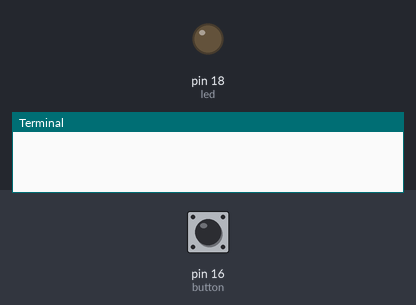
Simulated run of this program. Board: Raspberry Pi (header pin numbers). Parts: output pins drawn as LEDs (lit = HIGH), the last lines printed to the terminal. Inputs (shaded band) come from the test bench; at power-on: pin 16 (button) HIGH.

Above: at 1.2 s.
1.3 s: pin 16 (button) pulled LOW for 0.15 s
At 1.4 s:
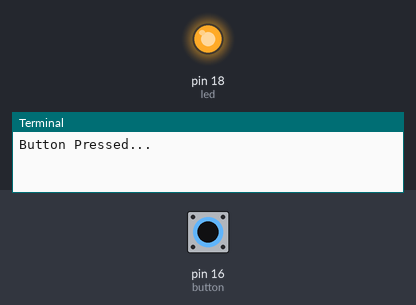
3.0 s: pin 16 (button) pulled LOW for 3.2 s
At 7.0 s:
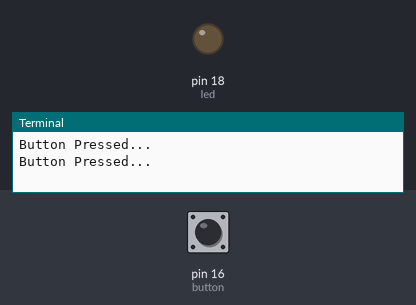
Timing chart, 0 to 8.5 s (numbered marks = the images above; inputs shaded):
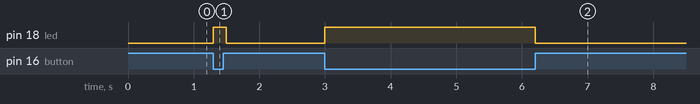

The program:

Led_controle_using_GPIO.py
```python
import RPi.GPIO as GPIO
import time
GPIO.setwarnings(False)
button = 16
led    = 18


def setup():
       GPIO.setmode(GPIO.BOARD)
       GPIO.setup(button, GPIO.IN, pull_up_down=GPIO.PUD_UP)
       GPIO.setup(led, GPIO.OUT)

def loop():
        while True:
              button_state = GPIO.input(button)
              if  button_state == False:
                  GPIO.output(led, True)
                  print('Button Pressed...')
                  while GPIO.input(button) == False:
                    time.sleep(0.2)
              else:
                  GPIO.output(led, False)

def endprogram():
         GPIO.output(led, False)
         GPIO.cleanup()


if __name__ == '__main__':

          setup()

          try:
                 loop()

          except KeyboardInterrupt:
                 print ("keyboard interrupt detected")
                 endprogram()
```

Measured:
- after the input at 1.3 s, pin 18 (led): LOW → HIGH at once, → LOW 0.20 s later
- after the input at 3.0 s, pin 18 (led): LOW → HIGH at once, → LOW 3.2 s later
